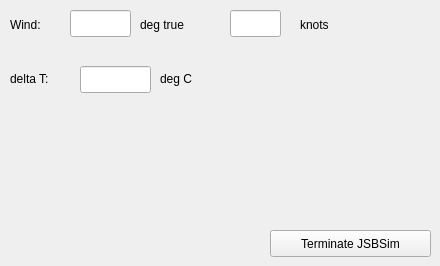
     <widget class="QWidget" name="simTab">
      <attribute name="title">
       <string>sim</string>
      </attribute>
      <widget class="QPushButton" name="pushButton_8">
       <property name="geometry">
        <rect>
         <x>270</x>
         <y>230</y>
         <width>161</width>
         <height>27</height>
        </rect>
       </property>
       <property name="text">
        <string>Terminate JSBSim</string>
       </property>
      </widget>
      <widget class="QLabel" name="label_5">
       <property name="geometry">
        <rect>
         <x>10</x>
         <y>16</y>
         <width>51</width>
         <height>17</height>
        </rect>
       </property>
       <property name="text">
        <string>Wind:</string>
       </property>
      </widget>
      <widget class="QLineEdit" name="windDirEdit">
       <property name="geometry">
        <rect>
         <x>70</x>
         <y>10</y>
         <width>61</width>
         <height>27</height>
        </rect>
       </property>
       <property name="alignment">
        <set>Qt::AlignRight|Qt::AlignTrailing|Qt::AlignVCenter</set>
       </property>
      </widget>
      <widget class="QLabel" name="label_6">
       <property name="geometry">
        <rect>
         <x>140</x>
         <y>16</y>
         <width>71</width>
         <height>17</height>
        </rect>
       </property>
       <property name="text">
        <string>deg true</string>
       </property>
      </widget>
      <widget class="QLineEdit" name="windSpeedEdit">
       <property name="geometry">
        <rect>
         <x>230</x>
         <y>10</y>
         <width>51</width>
         <height>27</height>
        </rect>
       </property>
      </widget>
      <widget class="QLabel" name="label_7">
       <property name="geometry">
        <rect>
         <x>300</x>
         <y>16</y>
         <width>51</width>
         <height>17</height>
        </rect>
       </property>
       <property name="text">
        <string>knots</string>
       </property>
      </widget>
      <widget class="QLabel" name="label_8">
       <property name="geometry">
        <rect>
         <x>10</x>
         <y>70</y>
         <width>51</width>
         <height>17</height>
        </rect>
       </property>
       <property name="text">
        <string>delta T:</string>
       </property>
      </widget>
      <widget class="QLineEdit" name="temperatureEdit">
       <property name="geometry">
        <rect>
         <x>80</x>
         <y>66</y>
         <width>71</width>
         <height>27</height>
        </rect>
       </property>
      </widget>
      <widget class="QLabel" name="label_9">
       <property name="geometry">
        <rect>
         <x>160</x>
         <y>70</y>
         <width>51</width>
         <height>17</height>
        </rect>
       </property>
       <property name="text">
        <string>deg C</string>
       </property>
      </widget>
     </widget>
